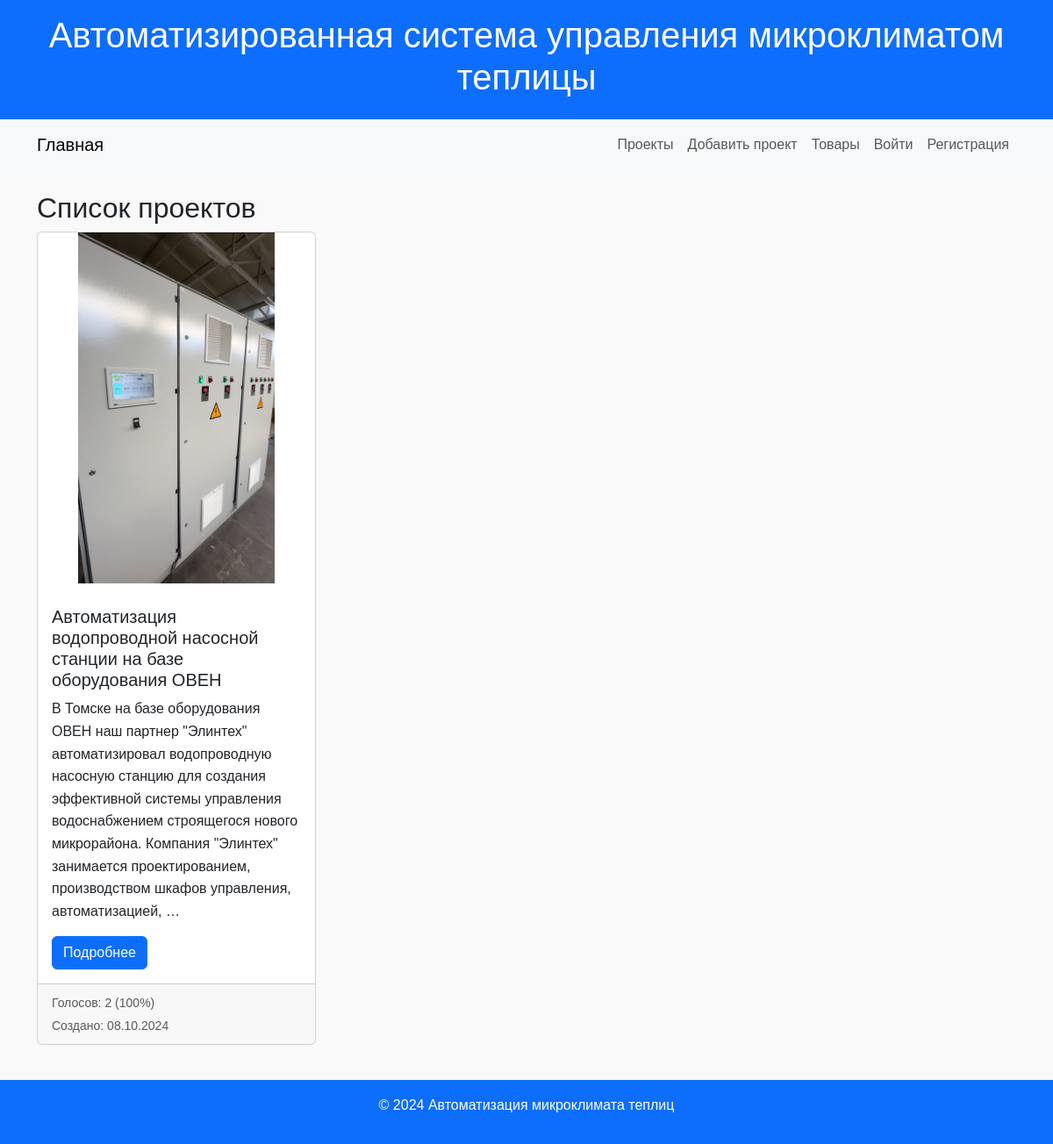
/projects/, run on the app's committed database.
### projects/models.py (models this page shows, shortened)
class Project(models.Model):
    title = models.CharField(max_length=200, verbose_name="Название проекта")
    description = models.TextField(verbose_name="Описание проекта")
    created_at = models.DateTimeField(auto_now_add=True, verbose_name="Дата создания")
    featured_image = models.ImageField(default="default.jpg", upload_to="projects/%Y/%m/%d",
                                       verbose_name="Изображение проекта")
    vote_total = models.IntegerField(default=0, blank=True, verbose_name="Общее количество голосов")
    vote_ratio = models.IntegerField(default=0, blank=True, verbose_name="Соотношение голосов")
    products = models.ManyToManyField(Product, related_name='projects', blank=True, verbose_name="Товары")

### projects/views.py (the view)
# urls.py: path('projects/', views.project_list, name='project_list'),
def project_list(request):
    projects = Project.objects.all().order_by('-created_at')
    return render(request, 'projects.html', {'projects': projects})

### templates/projects.html (shortened to what this page needs)
{% extends 'base.html' %}
{% block content %}
    <h2>Список проектов</h2>
    <div class="projects">
        <div class="row">
            {% for project in projects %}
                <div class="col-md-4 mb-3">
                    <div class="card h-100">
                        <img src="{{ project.featured_image.url }}" class="card-img-top uniform-image" alt="Изображение проекта {{ forloop.counter }}">
                        <div class="card-body">
                            <h5 class="card-title">{{ project.title }}</h5>
                            <p class="card-text">{{ project.description|truncatewords:30 }}</p>
                            <a href="{% url 'project_detail' project.id %}" class="btn btn-primary">Подробнее</a>
                        </div>
                        <div class="card-footer">
                            <small class="text-muted">Голосов: {{ project.vote_total }} ({{ project.vote_ratio|floatformat:0 }}%)</small>
                            <br>
                            <small class="text-muted">Создано: {{ project.created_at|date:"d.m.Y" }}</small>
                        </div>
                    </div>
                </div>
            {% empty %}
                <p>Нет доступных проектов.</p>
            {% endfor %}
        </div>
    </div>
{% endblock %}

### static/css/styless.css (style rules this page uses)
body { font-family: Arial, sans-serif; line-height: 1.6; background-color: #f9f9f9; margin: 0; padding: 0; }
.uniform-image { width: 100%; height: 400px; object-fit: contain; border-radius: 4px; margin-bottom: 10px; }
@media (min-width: 768px) { .col-md-4 { flex: 0 0 auto; width: 30%; } }

### data on the page
Project: featured_image (picture), title "Автоматизация водопроводной насосной станции на базе оборудования ОВЕН", description "В Томске на базе оборудования ОВЕН наш партнер \"Элинтех\" автоматизировал водопроводную насосную станцию для создания эффективной системы управления водоснабжением строящегося нового микрорайона. Компания \"Элинтех\" занимается проектированием, производством шкафов управления, автоматизацией, …", vote_total "2", vote_ratio "100", created_at "08.10.2024"
